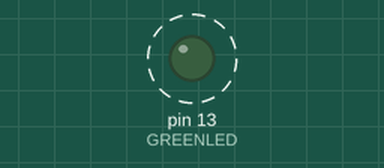
Bench run of a program on a simulated Arduino Uno, built with avr-gcc and run on an emulated ATmega328P. Parts: output pins drawn as LEDs (lit = HIGH). Dashed ring = blinking. What the program prints to the serial monitor is not drawn.

Above: at 0.5 s.
Timing chart, 0 to 4.6 s (numbered marks = the images above):
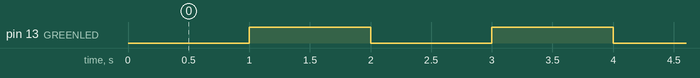

Measured:
- by itself, pin 13 (GREENLED): alternates HIGH for 1.0 s and LOW for 1.0 s

The program:

main.cpp
```cpp
#include <Arduino.h>
# define BAUDRATE 9600
# define GREENLED 13

// put function declarations here:
int myFunction(int, int);

void setup() {
  // put your setup code here, to run once:
  // int result = myFunction(2, 3);
  Serial.begin(BAUDRATE);
  pinMode(GREENLED, OUTPUT);
  Serial.println("Start");
}

void loop() {
  // put your main code here, to run repeatedly:
  digitalWrite(GREENLED,LOW);
  Serial.println("The green led is off");
  delay(1000);
  digitalWrite(GREENLED, HIGH);
  Serial.println("The green led is on");
  delay(1000);
}

// put function definitions here:
int myFunction(int x, int y) {
  return x + y;
}
```
